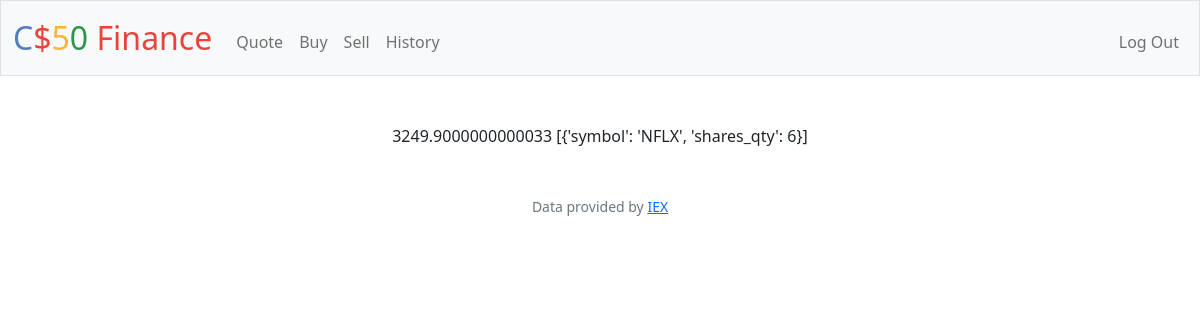
Before: / (signed in) with the older database file.
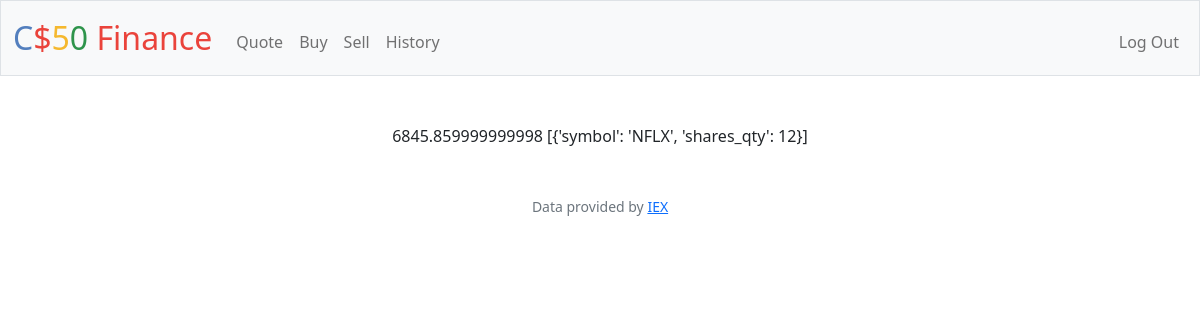
After: the same page with the newer database file.
### tables this page shows
CREATE TABLE users (id INTEGER, username TEXT NOT NULL, hash TEXT NOT NULL, cash NUMERIC NOT NULL DEFAULT 10000.00, PRIMARY KEY(id));

### app.py (the view)
@app.route("/")
@login_required
def index():
    user_id = session.get("user_id")
    stocks = db.execute("SELECT stocks.symbol, stocks.shares_qty FROM users JOIN stocks ON users.id = stocks.user_id;")
    cash = db.execute("SELECT cash FROM users WHERE id = ?", user_id)
    balance = cash[0]["cash"]
    return render_template("index.html", stocks=stocks, balance=balance)

### app.py (called while the page is built)
@app.after_request
def after_request(response):
    response.headers["Cache-Control"] = "no-cache, no-store, must-revalidate"
    response.headers["Expires"] = 0
    response.headers["Pragma"] = "no-cache"
    return response

### helpers.py (called while the page is built)
def login_required(f):
    @wraps(f)
    def decorated_function(*args, **kwargs):
        if session.get("user_id") is None:
            return redirect("/login")
        return f(*args, **kwargs)
    return decorated_function

### templates/index.html (shortened to what this page needs)
{% extends "layout.html" %}
{% block main %}
{{balance}}
{{stocks}}
{% endblock %}

### templates/layout.html (shortened to what this page needs)
<!DOCTYPE html>
<html lang="en">
    <head>
        <link href="https://cdn.jsdelivr.net/npm/bootstrap@5.1.3/dist/css/bootstrap.min.css" rel="stylesheet">
        <link href="/static/styles.css" rel="stylesheet">
    </head>
    <body>
        <nav class="bg-light border navbar navbar-expand-md navbar-light">
            <div class="container-fluid">
                <a class="navbar-brand" href="/"><span class="blue">C</span><span class="red">$</span><span class="yellow">5</span><span class="green">0</span> <span class="red">Finance</span></a>
                <div class="collapse navbar-collapse" id="navbar">
                    {% if session["user_id"] %}
                        <ul class="navbar-nav me-auto mt-2">
                            <li class="nav-item"><a class="nav-link" href="/quote">Quote</a></li>
                            <li class="nav-item"><a class="nav-link" href="/buy">Buy</a></li>
                            <li class="nav-item"><a class="nav-link" href="/sell">Sell</a></li>
                            <li class="nav-item"><a class="nav-link" href="/history">History</a></li>
                        </ul>
                        <ul class="navbar-nav ms-auto mt-2">
                            <li class="nav-item"><a class="nav-link" href="/logout">Log Out</a></li>
                        </ul>
                    {% else %}
                        <ul class="navbar-nav ms-auto mt-2">
                            <li class="nav-item"><a class="nav-link" href="/register">Register</a></li>
                            <li class="nav-item"><a class="nav-link" href="/login">Log In</a></li>
                        </ul>
                    {% endif %}
                </div>
            </div>
        </nav>
        <main class="container-fluid py-5 text-center">
            {% block main %}{% endblock %}
        </main>
        <footer class="mb-5 small text-center text-muted">
            Data provided by <a href="https://iexcloud.io/">IEX</a>
        </footer>
    </body>
</html>

### static/styles.css (style rules this page uses)
nav .navbar-brand { font-size: xx-large; }
nav .navbar-brand .blue { color: #537fbe; }
nav .navbar-brand .red { color: #ea433b; }
nav .navbar-brand .yellow { color: #f5b82e; }
nav .navbar-brand .green { color: #2e944b; }

Changed rows visible on the page:
changed users: cash "3249.9000000000033" → "6845.859999999998"
Other visible differences:
{{ stocks }}: "[{'symbol': 'NFLX', 'shares_qty': 6}]" → "[{'symbol': 'NFLX', 'shares_qty': 12}]"
